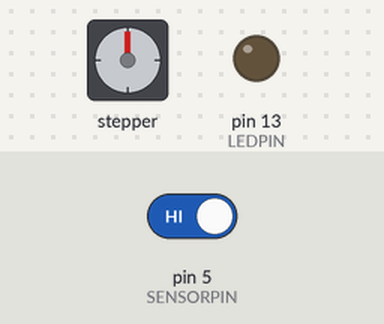
The sketch below on a simulated Arduino Uno, built with avr-gcc and run on an emulated ATmega328P. Shown: stepper motor, output pins drawn as LEDs (lit = HIGH). Wiring (inferred from the names in the program): stepper motor driver (200 steps per turn assumed): step pin 3; direction pin 4. The test bench sets the inputs (shaded band); at power-on: pin 5 (SENSORPIN) HIGH. Pins used as bus, display or sensor lines are not drawn.

Above: at 1.2 s.
1.3 s: pin 5 (SENSORPIN) driven LOW
At 5.1 s:
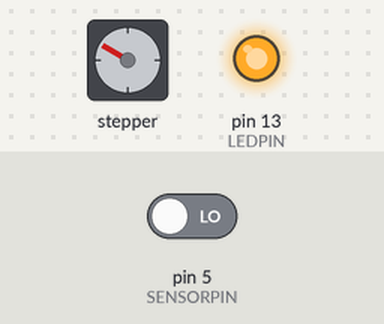
7.3 s: pin 5 (SENSORPIN) driven HIGH
At 9.4 s:
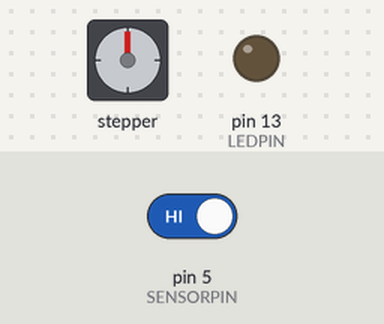
9.8 s: pin 5 (SENSORPIN) driven LOW
At 14.0 s:
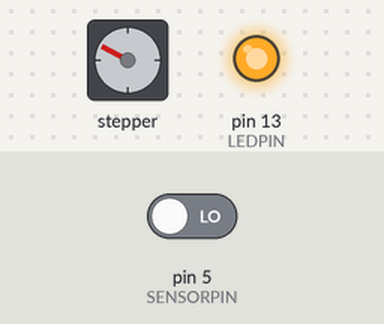
15.8 s: pin 5 (SENSORPIN) driven HIGH
At 17.1 s:
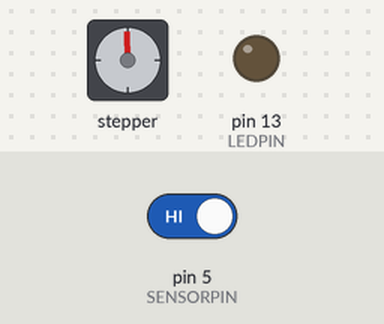
Timing chart, 0 to 18.8 s (numbered marks = the images above; inputs shaded):
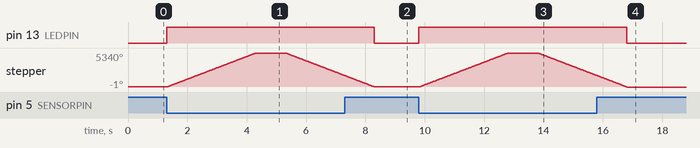

Measured:
- after the input at 1.3 s, pin 13 (LEDPIN): LOW → HIGH at once; stepper: turns 5340° clockwise in 3.0 s, then 3530° counter-clockwise in 2.0 s
- after the input at 7.3 s, pin 13 (LEDPIN): HIGH → LOW after 1.0 s; stepper: goes on until 8.3 s, then stays 0°
- after the input at 9.8 s, pin 13 (LEDPIN): LOW → HIGH at once; stepper: turns 5338° clockwise in 3.0 s, then 3529° counter-clockwise in 2.0 s
- after the input at 15.8 s, pin 13 (LEDPIN): HIGH → LOW after 1.0 s; stepper: goes on until 16.8 s, then stays -1°

The sketch:

motor_test_2_29_2020.ino
```cpp
// defines pins numbers
const int stepPin = 3;
const int dirPin = 4;
const int LEDPIN = 13;
const int SENSORPIN = 5;
int sensorState = 0;
unsigned long previousTime;
// CAN CHANGE ITS VALUE BASED ON THE TIME OF PLATFORM RISING AND FALLING
const long interval = 3000;
unsigned long currentTime;


void setup() {
  // Sets the two pins as Outputs
  pinMode(stepPin,OUTPUT);
  pinMode(dirPin,OUTPUT);
  // initialize the LED pin as an output:
  pinMode(LEDPIN, OUTPUT);
  // initialize the sensor pin as an input:
  pinMode(SENSORPIN, INPUT);
  // turn on the pullup
  digitalWrite(SENSORPIN, HIGH);
  //initialize the timer
  previousTime = 0;
  Serial.begin(9600);
}


void turn() {
  // CAN CHANGE ITS VALUE BASED ON ITS DIRECTION OF ROTATING (HIGH - CCW, LOW - CW)
  digitalWrite(dirPin,HIGH);
  currentTime = millis();
  previousTime = currentTime;
  while (currentTime - previousTime <= interval){
    currentTime = millis();
    digitalWrite(stepPin,HIGH);
    delayMicroseconds(500);
    digitalWrite(stepPin,LOW);
    delayMicroseconds(500);
  }
  // CAN CHANGE ITS VALUE BASED ON ITS UNLOADING TIME (may add more function)
  delay(1000);
  // CAN CHANGE ITS VALUE BASED ON ITS DIRECTION OF ROTATING (HIGH - CCW, LOW - CW)
  digitalWrite(dirPin,LOW);
  currentTime = millis();
  previousTime = currentTime;
  while (currentTime - previousTime <= interval) {
    currentTime = millis();
    digitalWrite(stepPin,HIGH);
    delayMicroseconds(500);
    digitalWrite(stepPin,LOW);
    delayMicroseconds(500);
  }
}


void loop() {
  // read the state of the pushbutton value:
  sensorState = digitalRead(SENSORPIN);
  // check if the sensor beam is broken
  // if it is, the sensorState is LOW:
  if (sensorState == LOW){
    digitalWrite(LEDPIN, HIGH);
    turn();
  }
  else {
    digitalWrite(LEDPIN, LOW);
  }
}
```
